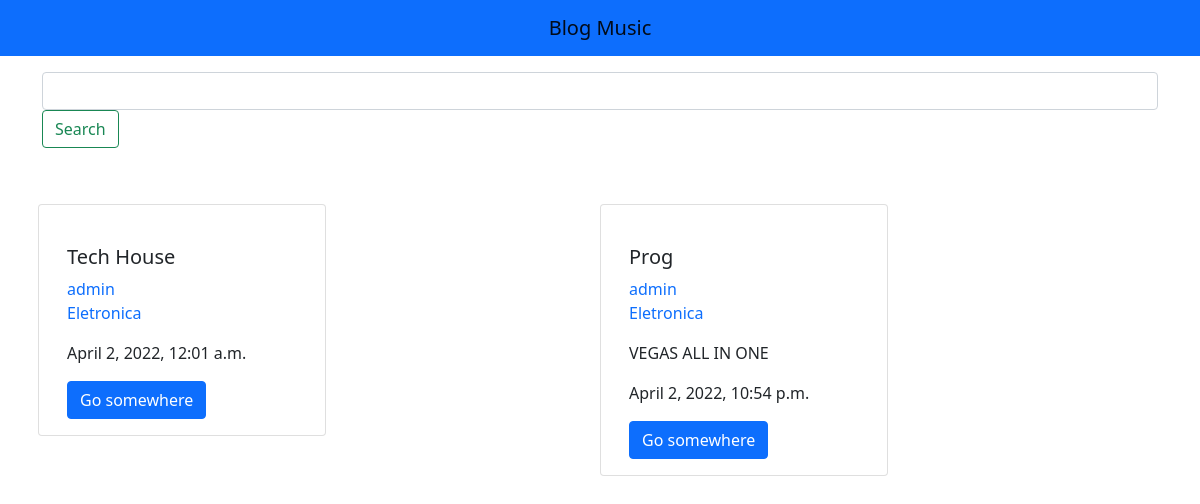
The page /home/categoria/3/ on the database as committed earlier.
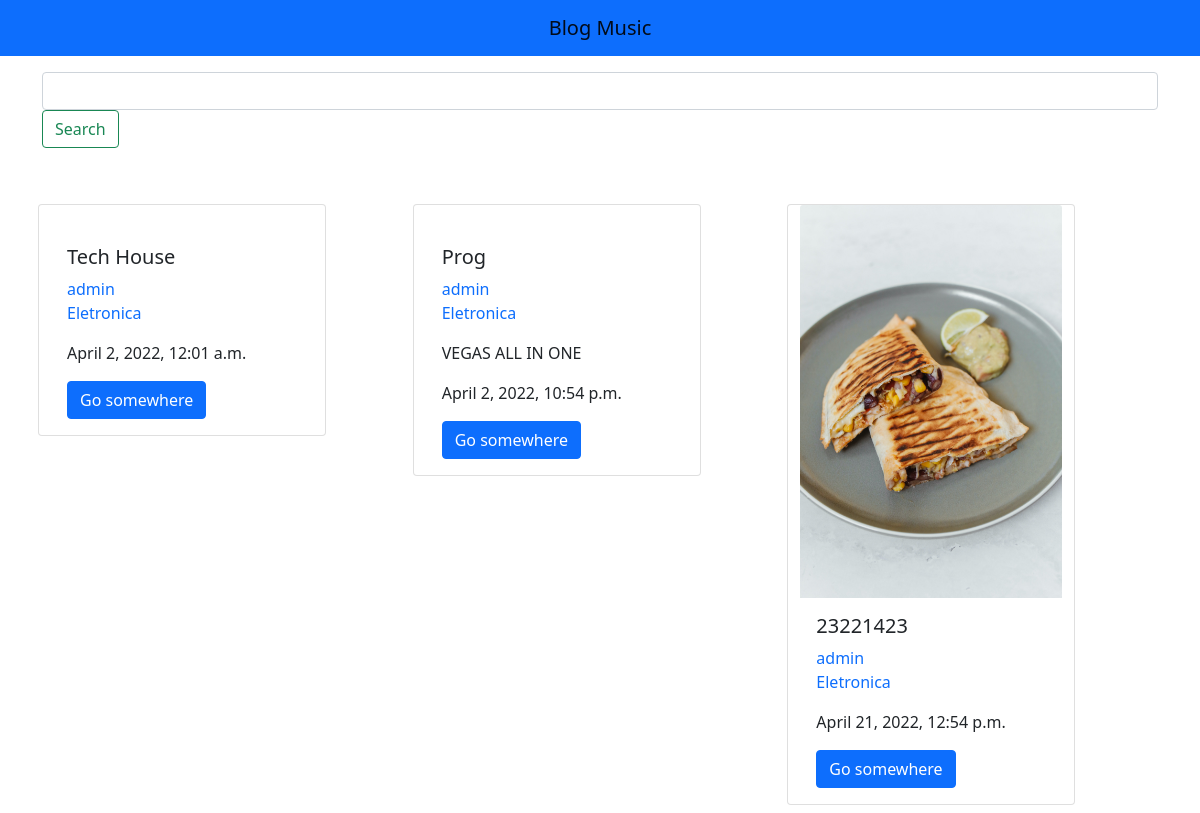
The same page on the database as committed later.
### home/models.py (models this page shows, shortened)
class Video(models.Model):
    titulo = models.CharField(max_length=65)
    descricao = models.TextField(max_length=165, blank=True)
    tempo = models.IntegerField()
    publicado = models.BooleanField(default=False)
    categoria = models.ForeignKey(
        Categoria, on_delete=models.SET_NULL, null=True)
    imagem = models.ImageField(upload_to='home/covers/%Y/%m/%d/')
    data_criacao = models.DateTimeField(auto_now_add=True)
    autualizacao_criacao = models.DateTimeField(auto_now=True)
    autor = models.ForeignKey(
        User, on_delete=models.SET_NULL, null=True)

class Categoria(models.Model):
    genero = models.CharField(max_length=65)
    def __str__(self) -> str:
        return self.genero

### home/views.py (the view)
# urls.py: path('home/categoria/<int:categoria_id>/',
def categoria(request, categoria_id):
    categoria = get_list_or_404(
        Video, publicado=True, categoria__id=categoria_id)
    return render(request, 'home/pages/categoria.html', context={
        'videos': categoria
    })

### home/templates/home/pages/categoria.html
{% extends 'homes/base.html' %}
{% block conteudo %}
  <div class="container-md mx-auto mt-5">
    <div class="row p-2">
      {% for video in videos %}
      <div class="col">
        {% include 'home/partials/_cards.html' %}
      </div>
      {% endfor %}
    </div>
  </div>
{% endblock conteudo %}

### home/templates/home/partials/_cards.html
<div class="row">
  <div class="card" style="width: 18rem;">
    <a href="{% url 'polls:v' video.id %}" class="text-decoration-none">
      <img src="{{video.imagem.url}}" class="card-img-top img-fluid" alt="">
    </a>
    <div class="card-body">
      <h5 class="card-title">{{video.titulo}}</h5>
      <a href="{% url 'polls:v' video.id %}" class="text-decoration-none"><h7 class="card-title ">{{video.autor}}</h7></a>
      <p class="text-start"><a href="{% url 'polls:categoria' video.categoria.id%}" class="text-decoration-none"><h7 class="card-title text-decoration-none">{{video.categoria}}</h7></a></p>
      <p class="card-text">{{video.descricao}}</p>
      <p class="card-text">{{video.data_criacao}}</p>
      <a href="{% url 'polls:v' video.id%}" class="btn btn-primary">Go somewhere</a>
    </div>
  </div>
</div>

Rows that differ between the two databases and show on the page:
added Video: imagem (picture), titulo "23221423", autor "admin", categoria "Eletronica", data_criacao "April 21, 2022, 12:54 p.m."
